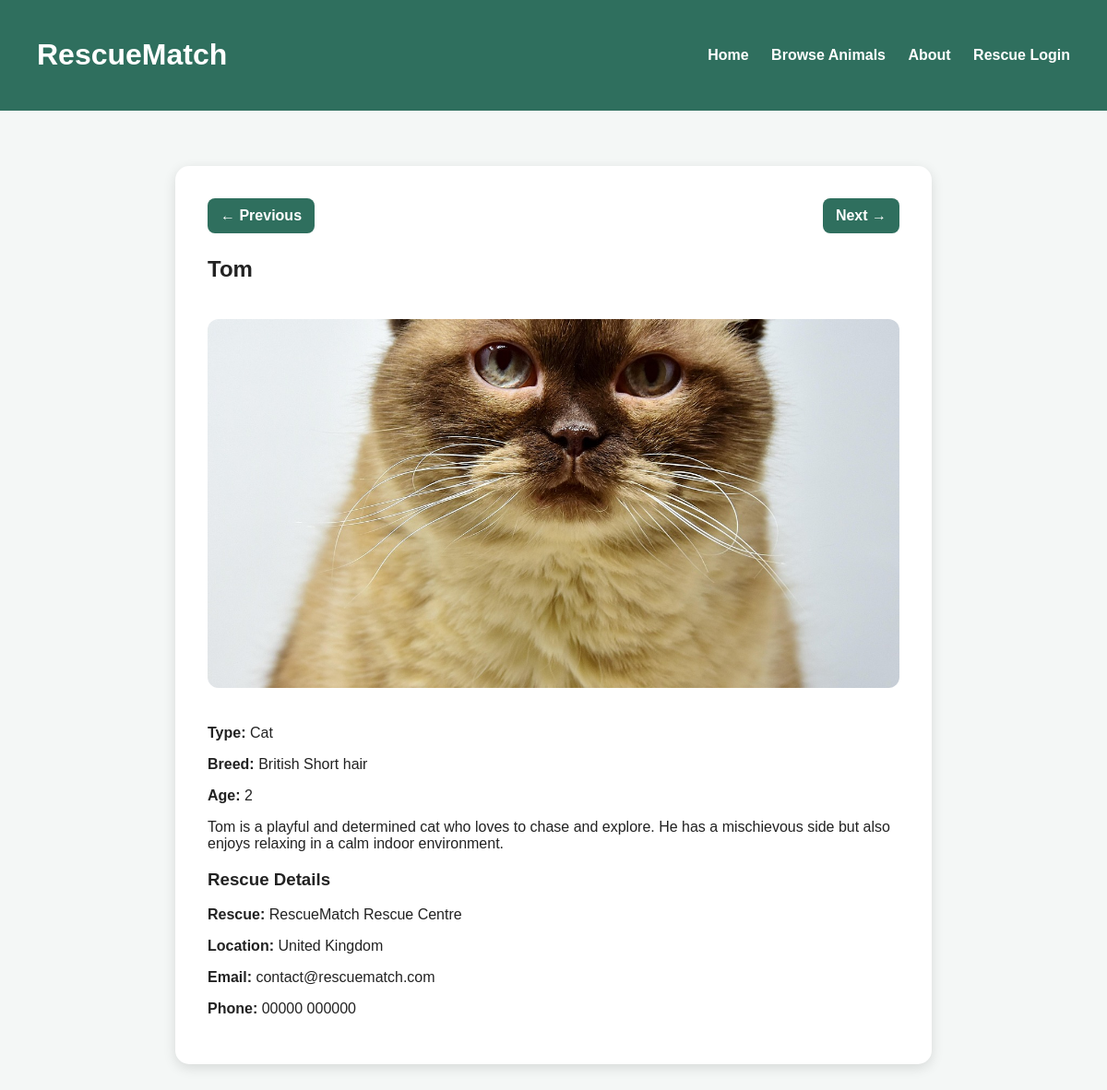
Page /animal/2/match/ on the committed database.
### animals/models.py (models this page shows, shortened)
class Animal(models.Model):
    name = models.CharField(max_length=100)
    animal_type = models.CharField(max_length=50)
    breed = models.CharField(max_length=100)
    age = models.PositiveIntegerField()
    description = models.TextField()
    image = models.ImageField(
        upload_to="animals/",
        blank=True,
        null=True,
    )
    rescue = models.ForeignKey(
        RescueCentre,
        on_delete=models.CASCADE,
        related_name="animals",
    )
    image_name = models.CharField(max_length=100, blank=True)

class RescueCentre(models.Model):
    name = models.CharField(max_length=100)
    location = models.CharField(max_length=100)
    email = models.EmailField()
    phone = models.CharField(max_length=30)

### animals/views.py (the view)
# urls.py: path("animal/<int:animal_id>/match/", views.match_animal, name="match_animal"),
def match_animal(request, animal_id):
    animal = get_object_or_404(Animal, id=animal_id)
    previous_animal = Animal.objects.filter(id__lt=animal.id).order_by('-id').first()
    next_animal = Animal.objects.filter(id__gt=animal.id).order_by('id').first()
    return render(request, "animal_detail.html", {
        "animal": animal,
        "previous_animal": previous_animal,
        "next_animal": next_animal,
        "matched": True,
    })

### templates/animal_detail.html (shortened to what this page needs)
{% load static %}
<!DOCTYPE html>
<html lang="en">
<head>
    <link rel="stylesheet" href="{% static 'css/style.css' %}">
</head>
<body>
<header class="site-header">
    <h1>RescueMatch</h1>
    <nav>
        <a href="{% url 'home' %}">Home</a>
        <a href="{% url 'browse' %}">Browse Animals</a>
        <a href="{% url 'about' %}">About</a>
        <a href="{% url 'rescue_login' %}">Rescue Login</a>
    </nav>
</header>
<section class="detail-card">
    <div class="detail-nav">
        {% if previous_animal %}
            <a href="{% url 'animal_detail' previous_animal.id %}" class="arrow-btn">← Previous</a>
        {% else %}
            <span></span>
        {% endif %}
        {% if next_animal %}
            <a href="{% url 'animal_detail' next_animal.id %}" class="arrow-btn">Next →</a>
        {% else %}
            <span></span>
        {% endif %}
    </div>
    <h2>{{ animal.name }}</h2>
    <img src="{% static 'images/'|add:animal.image_name %}" alt="{{ animal.name }}" class="detail-image">
    <p><strong>Type:</strong> {{ animal.animal_type }}</p>
    <p><strong>Breed:</strong> {{ animal.breed }}</p>
    <p><strong>Age:</strong> {{ animal.age }}</p>
    <p>{{ animal.description }}</p>
    {% if matched %}
    <h3>Rescue Details</h3>
    <p><strong>Rescue:</strong> {{ animal.rescue.name }}</p>
    <p><strong>Location:</strong> {{ animal.rescue.location }}</p>
    <p><strong>Email:</strong> {{ animal.rescue.email }}</p>
    <p><strong>Phone:</strong> {{ animal.rescue.phone }}</p>
{% else %}
    <p class="hidden-rescue-message">
        Rescue details are hidden until you match with this animal.
    </p>
    <a href="{% url 'match_animal' animal.id %}" class="btn">Match with {{ animal.name }}</a>
{% endif %}
</section>
</body>
</html>

### static/css/style.css (style rules this page uses)
body { margin: 0; font-family: Arial, sans-serif; background: #f4f7f6; color: #222; }
.site-header { background: #2f6f5e; color: white; padding: 20px 40px; display: flex; justify-content: space-between; align-items: center; }
.site-header a { color: white; text-decoration: none; margin-left: 20px; font-weight: bold; }
.detail-card { background: white; max-width: 750px; margin: 60px auto; padding: 35px; border-radius: 15px; box-shadow: 0 4px 14px rgba(0,0,0,0.12); }
.detail-nav { display: flex; justify-content: space-between; margin-bottom: 25px; }
.arrow-btn { background: #2f6f5e; color: white; padding: 10px 14px; border-radius: 8px; text-decoration: none; font-weight: bold; }
.detail-image { width: 100%; max-height: 400px; object-fit: cover; border-radius: 12px; margin: 20px 0; }

### rows in the picture
Animal: name "Tom", image_name (picture), animal_type "Cat", breed "British Short hair", age "2", description "Tom is a playful and determined cat who loves to chase and explore. He has a mischievous side but also enjoys relaxing in a calm indoor environment.", rescue.name "RescueMatch Rescue Centre", rescue.location "United Kingdom", rescue.email "contact@rescuematch.com", rescue.phone "00000 000000"
